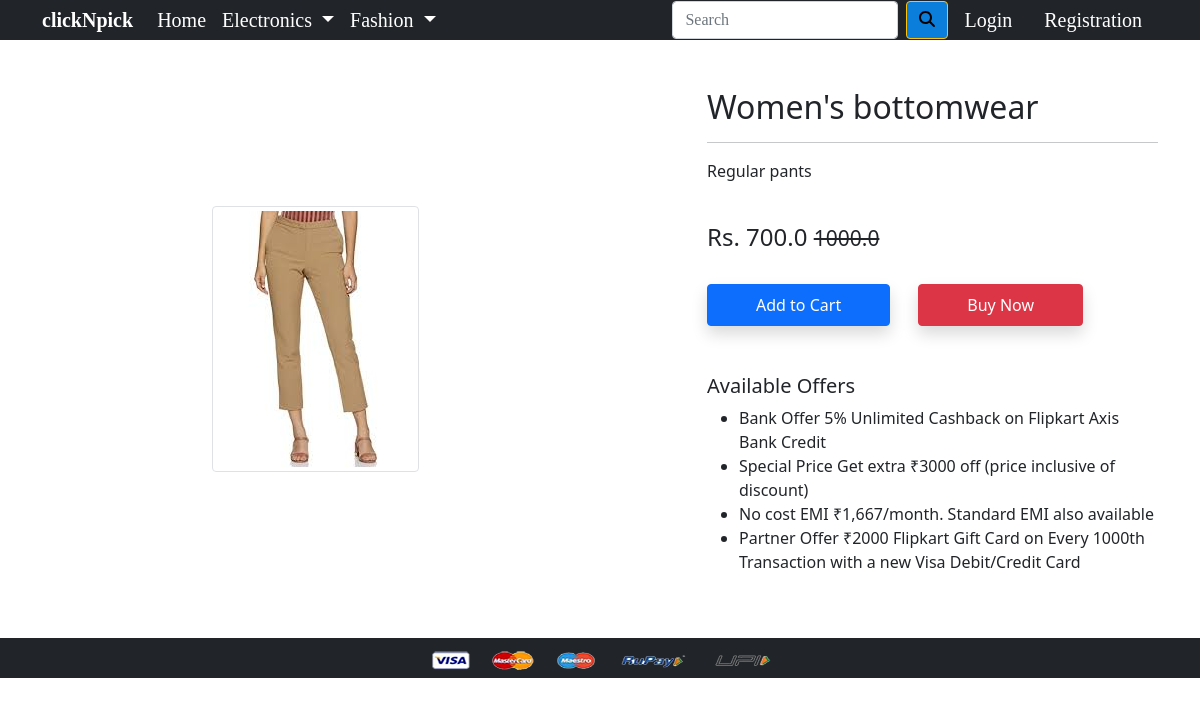
Screenshot of /product-detail/1/ with the database file from the repository.
### app/models.py (models this page shows, shortened)
class Product(models.Model):
 title = models.CharField(max_length=100)
 selling_price = models.FloatField()
 discounted_price = models.FloatField()
 description = models.TextField()
 brand = models.CharField(max_length=100)
 category = models.CharField( choices=CATEGORY_CHOICES, max_length=2)
 product_image = models.ImageField(upload_to='productimg')

### app/views.py (the view)
# urls.py: path('product-detail/<int:pk>/', views.ProductDetailView.as_view(), name='product-detail'),
class ProductDetailView(View):
	def get(self, request, pk):
		totalitem = 0
		product = Product.objects.get(pk=pk)
		print(product.id)
		item_already_in_cart=False
		if request.user.is_authenticated:
			totalitem = len(Cart.objects.filter(user=request.user))
			item_already_in_cart = Cart.objects.filter(Q(product=product.id) & Q(user=request.user)).exists()
		return render(request, 'app/productdetail.html', {'product':product, 'item_already_in_cart':item_already_in_cart, 'totalitem':totalitem})

### app/templates/app/productdetail.html (shortened to what this page needs)
{% extends 'app/base.html' %}
{% load static %}
{% block main-content %}
<div class="container my-5">
 <div class="row">
  <div class="col-sm-6 text-center align-self-center">
   <img src="{{product.product_image.url}}" alt="" class="img-fluid img-thumbnail">
  </div>
  <div class="col-sm-5 offset-sm-1">
   <h2>{{product.title}}</h2>
   <hr>
   <p>{{product.description}}</p> <br>
   <h4>Rs. {{product.discounted_price}} <small class="fw-light text-decoration-line-through">{{product.selling_price}}</small></h4> <br>
   {% if not request.user.is_authenticated %}
     <form action="/add-to-cart" class="d-inline">
      <button type="submit" class="btn btn-primary shadow px-5 py-2">Add to Cart</button>
     </form>
   {% endif %}
   <a href="{% url 'checkout' %}" class="btn btn-danger shadow px-5 py-2 ms-4">Buy Now</a>
   <h5 class="mt-5">Available Offers</h5>
   <ul>
    <li>Bank Offer 5% Unlimited Cashback on Flipkart Axis Bank Credit</li>
    <li>Special Price Get extra ₹3000 off (price inclusive of discount)</li>
    <li>No cost EMI ₹1,667/month. Standard EMI also available</li>
    <li>Partner Offer ₹2000 Flipkart Gift Card on Every 1000th Transaction with a new Visa Debit/Credit Card</li>
   </ul>
  </div>
 </div>
</div>
{% endblock main-content %}

### rows the page displays
Product: product_image (picture), title "Women's bottomwear", description "Regular pants", discounted_price "700.0", selling_price "1000.0"
